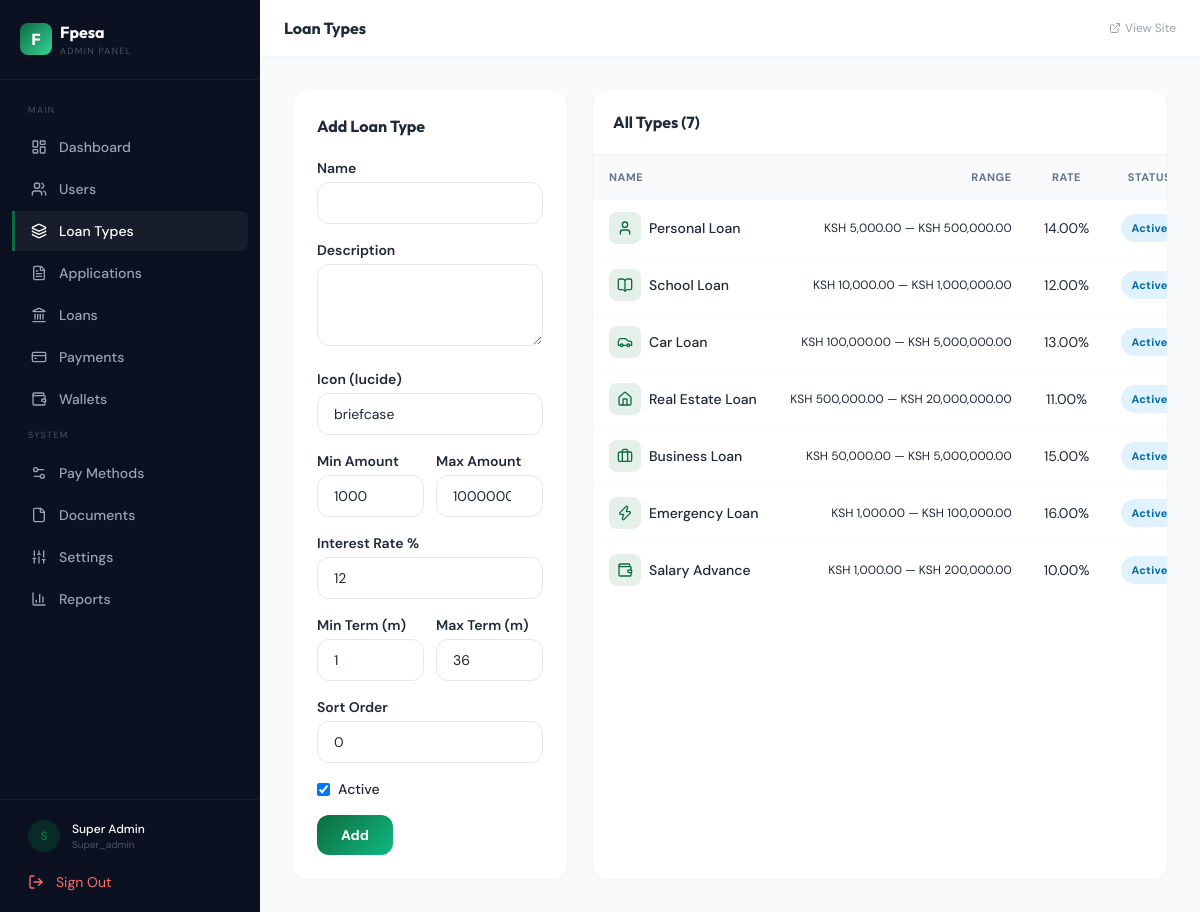
The app's page /admin/loan-types.php (signed in) with its own data.
### tables this page shows
CREATE TABLE IF NOT EXISTS `loan_types` (
  `id` INT UNSIGNED AUTO_INCREMENT PRIMARY KEY,
  `name` VARCHAR(100) NOT NULL,
  `slug` VARCHAR(100) NOT NULL UNIQUE,
  `description` TEXT DEFAULT NULL,
  `icon` VARCHAR(50) DEFAULT 'briefcase',
  `min_amount` DECIMAL(12,2) DEFAULT 1000,
  `max_amount` DECIMAL(12,2) DEFAULT 1000000,
  `interest_rate` DECIMAL(5,2) DEFAULT 12.00,
  `min_term` INT DEFAULT 1,
  `max_term` INT DEFAULT 36,
  `required_documents` TEXT DEFAULT NULL,
  `is_active` TINYINT(1) DEFAULT 1,
  `sort_order` INT DEFAULT 0,
  `created_at` DATETIME DEFAULT CURRENT_TIMESTAMP,
  `updated_at` DATETIME DEFAULT CURRENT_TIMESTAMP ON UPDATE CURRENT_TIMESTAMP
);

### admin/loan-types.php (the view, shortened to what this page needs)
<?php
$page_title = 'Loan Types';
require_once __DIR__ . '/layout.php';
$db = Database::connect();
$types=$db->query("SELECT * FROM loan_types ORDER BY sort_order,id")->fetchAll();
$eid=isset($_GET['edit'])?(int)$_GET['edit']:0; $ed=null;
?>
<div class="grid lg:grid-cols-3 gap-6">
  <div class="bg-white rounded-2xl border border-gray-100 p-6 h-fit">
    <h3 class="font-bold mb-5 font-heading"><?=$ed?'Edit':'Add'?> Loan Type</h3>
    <form method="POST" class="space-y-4"><?=csrf_field()?>
      <div><label class="text-sm font-semibold mb-1 block">Name</label><input type="text" name="name" required value="<?=e($ed['name']??'')?>" class="finput w-full py-2.5 px-4 rounded-xl border border-gray-200 text-sm"></div>
      <div><label class="text-sm font-semibold mb-1 block">Description</label><textarea name="description" rows="3" class="finput w-full py-2.5 px-4 rounded-xl border border-gray-200 text-sm"><?=e($ed['description']??'')?></textarea></div>
      <div><label class="text-sm font-semibold mb-1 block">Icon (lucide)</label><input type="text" name="icon" value="<?=e($ed['icon']??'briefcase')?>" class="finput w-full py-2.5 px-4 rounded-xl border border-gray-200 text-sm"></div>
      <div class="grid grid-cols-2 gap-3">
        <div><label class="text-sm font-semibold mb-1 block">Min Amount</label><input type="number" name="min_amount" value="<?=$ed['min_amount']??1000?>" class="finput w-full py-2.5 px-4 rounded-xl border border-gray-200 text-sm"></div>
        <div><label class="text-sm font-semibold mb-1 block">Max Amount</label><input type="number" name="max_amount" value="<?=$ed['max_amount']??1000000?>" class="finput w-full py-2.5 px-4 rounded-xl border border-gray-200 text-sm"></div>
      </div>
      <div><label class="text-sm font-semibold mb-1 block">Interest Rate %</label><input type="number" step="0.5" name="interest_rate" value="<?=$ed['interest_rate']??12?>" class="finput w-full py-2.5 px-4 rounded-xl border border-gray-200 text-sm"></div>
      <div class="grid grid-cols-2 gap-3">
        <div><label class="text-sm font-semibold mb-1 block">Min Term (m)</label><input type="number" name="min_term" value="<?=$ed['min_term']??1?>" class="finput w-full py-2.5 px-4 rounded-xl border border-gray-200 text-sm"></div>
        <div><label class="text-sm font-semibold mb-1 block">Max Term (m)</label><input type="number" name="max_term" value="<?=$ed['max_term']??36?>" class="finput w-full py-2.5 px-4 rounded-xl border border-gray-200 text-sm"></div>
      </div>
      <div><label class="text-sm font-semibold mb-1 block">Sort Order</label><input type="number" name="sort_order" value="<?=$ed['sort_order']??0?>" class="finput w-full py-2.5 px-4 rounded-xl border border-gray-200 text-sm"></div>
      <label class="flex items-center gap-2"><input type="checkbox" name="is_active" value="1" <?=($ed['is_active']??1)?'checked':''?> class="rounded border-gray-300 text-primary"><span class="text-sm font-medium">Active</span></label>
      <div class="flex gap-2"><button class="btn-primary px-6 py-2.5 rounded-xl text-sm font-bold"><?=$ed?'Update':'Add'?></button></div>
    </form>
  </div>
  <div class="lg:col-span-2 bg-white rounded-2xl border border-gray-100 overflow-hidden">
    <div class="p-5 border-b border-gray-100"><h3 class="font-bold font-heading">All Types (<?=count($types)?>)</h3></div>
    <div class="overflow-x-auto"><table class="dtable w-full text-sm"><thead><tr><th class="px-4 py-3 text-left">Name</th><th class="px-4 py-3 text-right">Range</th><th class="px-4 py-3 text-center">Rate</th><th class="px-4 py-3 text-center">Status</th><th class="px-4 py-3 text-center">Actions</th></tr></thead><tbody>
    <?php foreach($types as $t):?>
    <tr class="border-t border-gray-50">
      <td class="px-4 py-3"><div class="flex items-center gap-2"><div class="w-8 h-8 rounded-lg bg-primary/10 flex items-center justify-center text-primary"><i data-lucide="<?=$t['icon']?>" class="w-4 h-4"></i></div><span class="font-medium"><?=e($t['name'])?></span></div></td>
      <td class="px-4 py-3 text-right text-xs"><?=fmt_money($t['min_amount'])?> — <?=fmt_money($t['max_amount'])?></td>
      <td class="px-4 py-3 text-center"><?=$t['interest_rate']?>%</td>
      <td class="px-4 py-3 text-center"><?=status_badge($t['is_active']?'active':'rejected')?></td>
    </tr>
    <?php endforeach;?></tbody></table></div>
  </div>
</div>
<?php require_once __DIR__.'/layout_footer.php';?>

### admin/layout.php (shortened to what this page needs)
<?php
require_once __DIR__ . '/../config/helpers.php';
$_adm = current_admin();
$_pg = basename($_SERVER['SCRIPT_NAME'], '.php');
$db = Database::connect();
$_pendApps = $db->query("SELECT COUNT(*) FROM loan_applications WHERE status IN ('pending','fee_paid')")->fetchColumn();
$_pendPay = $db->query("SELECT COUNT(*) FROM payments WHERE status='pending'")->fetchColumn();
require_once __DIR__ . '/../includes/header.php';
?>
<div class="flex min-h-screen bg-gray-50">
  <aside id="aSB" class="fixed lg:sticky top-0 left-0 h-screen w-[260px] bg-dark text-gray-400 z-40 transform -translate-x-full lg:translate-x-0 transition-transform duration-300 flex flex-col overflow-y-auto">
    <div class="p-5 border-b border-white/5">
      <a href="/admin/dashboard.php" class="flex items-center gap-2">
        <div class="w-8 h-8 rounded-lg bg-gradient-to-br from-primary to-emerald-400 flex items-center justify-center"><span class="text-white font-bold font-heading">F</span></div>
        <div><span class="text-base font-bold text-white font-heading"><?= e(site_name()) ?></span><div class="text-[9px] text-gray-600 uppercase tracking-[.15em]">Admin Panel</div></div>
      </a>
    </div>
    <nav class="flex-1 p-3 space-y-0.5">
      <div class="text-[9px] uppercase tracking-[.15em] text-gray-600 px-4 py-2 mt-1">Main</div>
      <?php
      $nav = [
        ['dashboard','layout-dashboard','Dashboard',0],
        ['users','users','Users',0],
        ['loan-types','layers','Loan Types',0],
        ['applications','file-text','Applications',$_pendApps],
        ['loans','landmark','Loans',0],
        ['payments','credit-card','Payments',$_pendPay],
        ['wallets','wallet','Wallets',0],
      ];
      foreach ($nav as $n):
        $act = $_pg===$n[0] ? 'active' : '';
      ?>
      <a href="/admin/<?= $n[0] ?>.php" class="slink-dark flex items-center justify-between px-4 py-2.5 rounded-r-lg text-sm font-medium <?= $act ?>">
        <span class="flex items-center gap-3"><i data-lucide="<?= $n[1] ?>" class="w-[16px] h-[16px]"></i><?= $n[2] ?></span>
      </a>
      <?php endforeach; ?>
      <div class="text-[9px] uppercase tracking-[.15em] text-gray-600 px-4 py-2 mt-3">System</div>
      <?php
      $sys = [['payment-methods','settings-2','Pay Methods'],['documents','file','Documents'],['settings','sliders','Settings'],['reports','bar-chart-3','Reports']];
      foreach ($sys as $n): $act = $_pg===$n[0]?'active':'';
      ?>
      <a href="/admin/<?= $n[0] ?>.php" class="slink-dark flex items-center gap-3 px-4 py-2.5 rounded-r-lg text-sm font-medium <?= $act ?>">
        <i data-lucide="<?= $n[1] ?>" class="w-[16px] h-[16px]"></i><?= $n[2] ?>
      </a>
      <?php endforeach; ?>
    </nav>
    <div class="p-3 border-t border-white/5">
      <div class="flex items-center gap-3 px-4 py-2">
        <div class="w-8 h-8 rounded-full bg-primary/30 flex items-center justify-center text-primary text-xs font-bold"><?= strtoupper($_adm['name'][0]) ?></div>
        <div class="min-w-0 flex-1"><div class="text-xs font-medium text-white truncate"><?= e($_adm['name']) ?></div><div class="text-[10px] text-gray-600"><?= ucfirst($_adm['role']) ?></div></div>
      </div>
      <a href="/admin/logout.php" class="flex items-center gap-3 px-4 py-2 text-sm text-red-400 hover:bg-red-500/10 rounded-lg transition mt-1"><i data-lucide="log-out" class="w-4 h-4"></i> Sign Out</a>
    </div>
  </aside>
  <main class="flex-1 min-w-0">
    <header class="sticky top-0 z-20 bg-white/90 backdrop-blur-xl border-b border-gray-100">
      <div class="flex items-center justify-between px-4 sm:px-6 h-14">
        <div class="flex items-center gap-3">
          <h1 class="text-base font-bold font-heading"><?= e($page_title) ?></h1>
        </div>
        <a href="/" target="_blank" class="text-xs text-gray-400 hover:text-primary flex items-center gap-1"><i data-lucide="external-link" class="w-3 h-3"></i> View Site</a>
      </div>
    </header>
    <div class="p-4 sm:p-6 lg:p-8"><?= render_flash() ?>

### config/helpers.php (shortened to what this page needs)
<?php
function get_all_settings(): array {
    static $cache = null;
    if ($cache !== null) return $cache;
    try {
        $db = Database::connect();
        $rows = $db->query("SELECT setting_key, setting_value FROM settings")->fetchAll();
        $cache = [];
        foreach ($rows as $r) $cache[$r['setting_key']] = $r['setting_value'];
    } catch (Exception $e) {
        $cache = [];
    }
    return $cache;
}
function get_setting(string $key, string $default = ''): string {
    $s = get_all_settings();
    return $s[$key] ?? $default;
}
function site_name(): string { return get_setting('site_name', 'Fpesa'); }
function current_admin(): ?array {
    $db = Database::connect();
    $st = $db->prepare("SELECT * FROM admins WHERE id = ?");
    $st->execute([$_SESSION['admin_id']]);
    $a = $st->fetch() ?: null;
    return $a;
}
function e(string $s): string {
    return htmlspecialchars(trim($s), ENT_QUOTES, 'UTF-8');
}
function fmt_money(float $n): string {
    return 'KSH ' . number_format($n, 2);
}
function status_badge(string $status): string {
    $map = [
        'pending'      => 'bg-amber-100 text-amber-700',
        'fee_paid'     => 'bg-blue-100 text-blue-700',
        'under_review' => 'bg-indigo-100 text-indigo-700',
        'approved'     => 'bg-emerald-100 text-emerald-700',
        'rejected'     => 'bg-red-100 text-red-700',
        'active'       => 'bg-sky-100 text-sky-700',
        'completed'    => 'bg-emerald-100 text-emerald-700',
        'paid'         => 'bg-emerald-100 text-emerald-700',
        'overdue'      => 'bg-red-100 text-red-700',
        'partial'      => 'bg-amber-100 text-amber-700',
        'disbursed'    => 'bg-blue-100 text-blue-700',
        'closed'       => 'bg-gray-100 text-gray-600',
        'defaulted'    => 'bg-red-100 text-red-700',
        'cancelled'    => 'bg-gray-100 text-gray-600',
        'confirmed'    => 'bg-emerald-100 text-emerald-700',
    ];
    $c = $map[strtolower($status)] ?? 'bg-gray-100 text-gray-600';
    $label = ucfirst(str_replace('_', ' ', $status));
    return '<span class="inline-flex items-center px-2.5 py-1 rounded-full text-[11px] font-bold tracking-wide ' . $c . '">' . $label . '</span>';
}

### records on screen
loan_types: name "Personal Loan", min_amount "KSH 5,000.00", max_amount "KSH 500,000.00", interest_rate "14.00"
loan_types: name "School Loan", min_amount "KSH 10,000.00", max_amount "KSH 1,000,000.00", interest_rate "12.00"
loan_types: name "Car Loan", min_amount "KSH 100,000.00", max_amount "KSH 5,000,000.00", interest_rate "13.00"
loan_types: name "Real Estate Loan", min_amount "KSH 500,000.00", max_amount "KSH 20,000,000.00", interest_rate "11.00"
loan_types: name "Business Loan", min_amount "KSH 50,000.00", max_amount "KSH 5,000,000.00", interest_rate "15.00"
loan_types: name "Emergency Loan", min_amount "KSH 1,000.00", max_amount "KSH 100,000.00", interest_rate "16.00"
loan_types: name "Salary Advance", min_amount "KSH 1,000.00", max_amount "KSH 200,000.00", interest_rate "10.00"

### other values on screen
site_name() "Fpesa"
$n[2] "Dashboard"
$n[2] "Users"
$n[2] "Loan Types"
$n[2] "Applications"
$n[2] "Loans"
$n[2] "Payments"
$n[2] "Wallets"
$n[2] "Pay Methods"
$n[2] "Documents"
$n[2] "Settings"
$n[2] "Reports"
$_adm['name'][0] "S"
$_adm['name'] "Super Admin"
$_adm['role'] "Super_admin"
